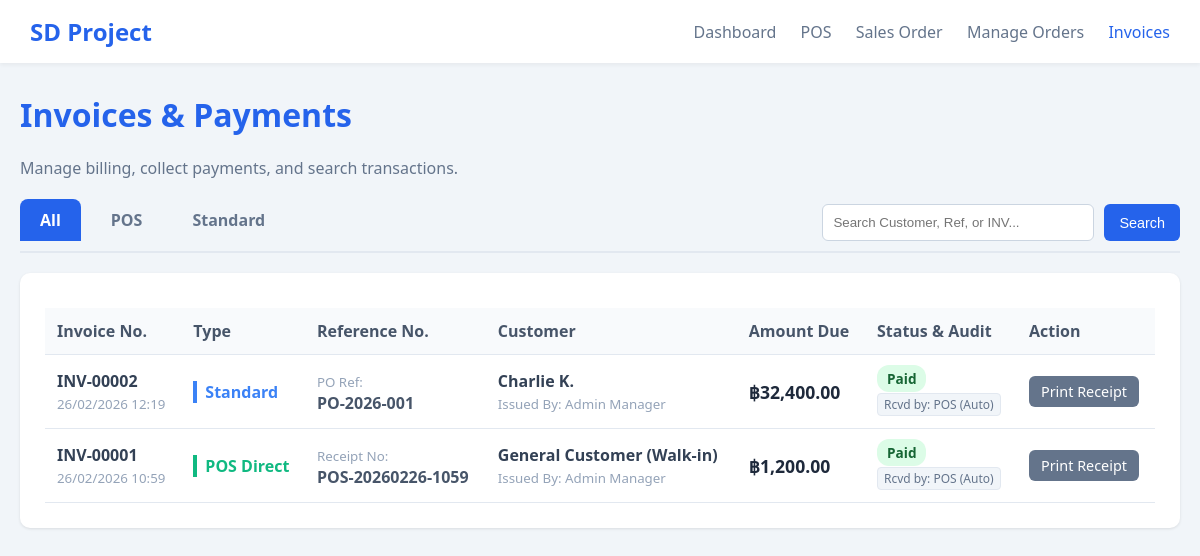
Before: /view_invoices.php (signed in) with the older database file.
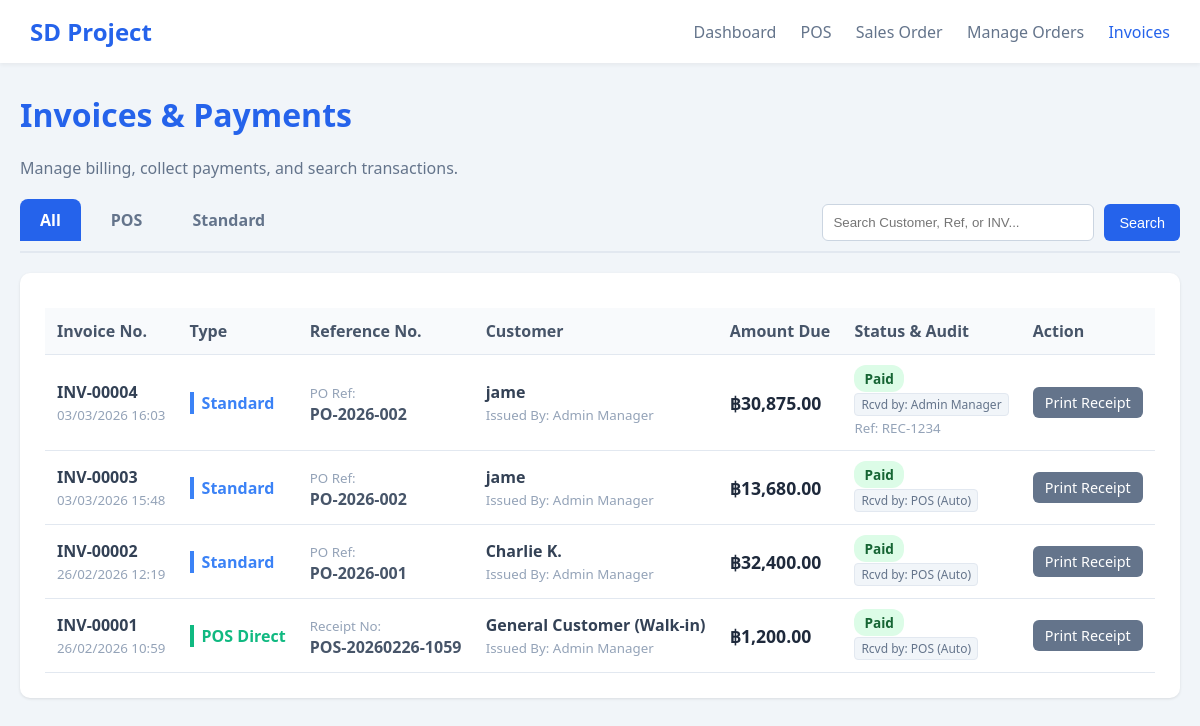
After: the same page with the newer database file.
### tables this page shows
CREATE TABLE `Invoices` (
  `invoice_id` int NOT NULL,
  `order_id` int NOT NULL,
  `invoice_type` enum('Standard','Direct') DEFAULT 'Standard',
  `invoice_date` datetime DEFAULT CURRENT_TIMESTAMP,
  `payment_status` enum('Pending','Paid','Cash') DEFAULT 'Pending',
  `issued_by` int DEFAULT NULL,
  `payment_method` varchar(50) DEFAULT 'Cash',
  `payment_date` datetime DEFAULT NULL,
  `transaction_id` varchar(100) DEFAULT NULL,
  `amount_received` decimal(10,2) DEFAULT NULL,
  `received_by` int DEFAULT NULL
);

CREATE TABLE `Orders` (
  `order_id` int NOT NULL,
  `po_ref` varchar(50) DEFAULT NULL,
  `order_type` enum('Standard','Direct') DEFAULT 'Standard',
  `customer_id` int NOT NULL,
  `employee_id` int NOT NULL,
  `order_date` datetime DEFAULT CURRENT_TIMESTAMP,
  `total_amount` decimal(10,2) DEFAULT '0.00',
  `discount_amount` decimal(10,2) DEFAULT '0.00',
  `net_total` decimal(10,2) DEFAULT '0.00',
  `status` enum('Pending','Shipped','Cancelled') DEFAULT 'Pending',
  `updated_at` datetime DEFAULT NULL ON UPDATE CURRENT_TIMESTAMP,
  `updated_by` int DEFAULT NULL,
  `is_deleted` tinyint(1) DEFAULT '0',
  `deleted_by` int DEFAULT NULL,
  `deleted_at` datetime DEFAULT NULL
);

CREATE TABLE `Customers` (
  `customer_id` int NOT NULL,
  `contact_name` varchar(100) NOT NULL,
  `address` text,
  `membership_level` enum('Standard','Premium') DEFAULT 'Standard',
  `is_deleted` tinyint(1) DEFAULT '0',
  `created_by` int DEFAULT NULL,
  `created_at` datetime DEFAULT CURRENT_TIMESTAMP,
  `deleted_by` int DEFAULT NULL,
  `deleted_at` datetime DEFAULT NULL
);

CREATE TABLE `Employees` (
  `employee_id` int NOT NULL,
  `employee_name` varchar(100) NOT NULL,
  `username` varchar(50) NOT NULL,
  `password` varchar(255) NOT NULL,
  `role` enum('Manager','Sales','Inventory') NOT NULL,
  `is_deleted` tinyint(1) DEFAULT '0',
  `created_at` datetime DEFAULT CURRENT_TIMESTAMP,
  `created_by` int DEFAULT NULL,
  `deleted_by` int DEFAULT NULL,
  `deleted_at` datetime DEFAULT NULL
);

### view_invoices.php (the view, shortened to what the changed rows need)
<?php
include 'db_connect.php';
$search = isset($_GET['search']) ? trim($_GET['search']) : '';
$where_clause = "1=1";
$sql = "SELECT i.*, o.po_ref, o.net_total, c.contact_name,
               e.employee_name as issuer_name, r.employee_name as receiver_name
        FROM Invoices i
        JOIN Orders o ON i.order_id = o.order_id
        JOIN Customers c ON o.customer_id = c.customer_id
        LEFT JOIN Employees e ON i.issued_by = e.employee_id
        LEFT JOIN Employees r ON i.received_by = r.employee_id
        WHERE $where_clause
        ORDER BY i.invoice_id DESC";
$invoices = $conn->query($sql);
?>
<!DOCTYPE html>
<html lang="en">
<head>
    <link rel="stylesheet" href="style.css">
</head>
<body>
<div class="container">
    <div style="margin-bottom: 20px;">
        <h1 style="color: #2563eb;">Invoices & Payments</h1>
    </div>
    <div class="card">
        <table style="width: 100%; text-align: left;">
            <thead>
                <tr>
                    <th>Invoice No.</th>
                    <th>Type</th>
                    <th>Reference No.</th> <th>Customer</th>
                    <th>Amount Due</th>
                    <th>Status & Audit</th>
                    <th>Action</th>
                </tr>
            </thead>
            <tbody>
                <?php if($invoices->num_rows > 0): ?>
                    <?php while($inv = $invoices->fetch_assoc()): ?>
                    <tr>
                        <td>
                            <strong>INV-<?php echo str_pad($inv['invoice_id'], 5, '0', STR_PAD_LEFT); ?></strong><br>
                            <small style="color: #94a3b8;"><?php echo date('d/m/Y H:i', strtotime($inv['invoice_date'])); ?></small>
                        </td>
                        <td>
                            <?php if($inv['invoice_type'] == 'Standard'): ?>
                                <span class="type-std">Standard</span>
                            <?php else: ?>
                                <span class="type-dir">POS Direct</span>
                            <?php endif; ?>
                        </td>
                        <td>
                            <?php if($inv['invoice_type'] == 'Standard'): ?>
                                <small style="color: #94a3b8;">PO Ref:</small><br>
                                <span style="color: #475569; font-weight: bold;"><?php echo $inv['po_ref']; ?></span>
                            <?php else: ?>
                                <small style="color: #94a3b8;">Receipt No:</small><br>
                                <span style="color: #475569; font-weight: bold;"><?php echo $inv['po_ref']; ?></span>
                            <?php endif; ?>
                        </td>
                        <td>
                            <strong><?php echo $inv['contact_name']; ?></strong><br>
                            <small style="color: #94a3b8;">Issued By: <?php echo $inv['issuer_name'] ? $inv['issuer_name'] : 'System Auto'; ?></small>
                        </td>
                        <td style="font-size: 1.1em; font-weight: bold; color: #1e293b;">
                            ฿<?php echo number_format($inv['net_total'], 2); ?>
                        </td>
                        <td>
                            <?php if($inv['payment_status'] == 'Pending'): ?>
                                <span class="badge-pending">Pending Payment</span>
                            <?php else: ?>
                                <span class="badge-paid">Paid</span><br>
                                <?php if($inv['receiver_name']): ?>
                                    <div class="audit-tag">Rcvd by: <?php echo $inv['receiver_name']; ?></div><br>
                                    <small style="color: #94a3b8;">Ref: <?php echo $inv['transaction_id']; ?></small>
                                <?php else: ?>
                                    <div class="audit-tag">Rcvd by: POS (Auto)</div>
                                <?php endif; ?>
                            <?php endif; ?>
                        </td>
                        <td>
                            <?php if($inv['payment_status'] == 'Pending'): ?>
                                <button onclick="openPaymentModal(<?php echo $inv['invoice_id']; ?>, <?php echo $inv['net_total']; ?>, 'INV-<?php echo str_pad($inv['invoice_id'], 5, '0', STR_PAD_LEFT); ?>')" class="btn btn-success" style="padding: 6px 12px; margin-bottom: 5px;">Receive Payment</button>
                                <br>
                            <?php else: ?>
                                <a href="print_receipt.php?id=<?php echo $inv['invoice_id']; ?>" target="_blank" class="btn btn-secondary" style="padding: 6px 12px; display: inline-block;">Print Receipt</a>
                            <?php endif; ?>
                        </td>
                    </tr>
                    <?php endwhile; ?>
                <?php else: ?>
                    <tr><td colspan="7" style="text-align: center; color: #64748b; padding: 30px;">
                        <?php echo ($search != '') ? 'No invoices found matching "<b>' . htmlspecialchars($search) . '</b>"' : 'No invoices found in this category.'; ?>
                    </td></tr>
                <?php endif; ?>
            </tbody>
        </table>
    </div>
</div>
</body>
</html>

Changed rows visible on the page:
added invoices: invoice_id "00004", invoice_date "03/03/2026 16:03", invoice_type "Standard", order.po_ref "PO-2026-002", customers.contact_name "jame", issued_by.employee_name "Admin Manager", order.net_total "30,875.00", transaction "REC-1234"
added invoices: invoice_id "00003", invoice_date "03/03/2026 15:48", invoice_type "Standard", order.po_ref "PO-2026-002", customers.contact_name "jame", issued_by.employee_name "Admin Manager", order.net_total "13,680.00", payment_status "Paid"
